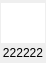
<?xml version="1.0" encoding="UTF-8"?>
<ui version="4.0">
 <class>WiLibCp</class>
 <widget class="QWidget" name="WiLibCp">
  <property name="geometry">
   <rect>
    <x>0</x>
    <y>0</y>
    <width>46</width>
    <height>62</height>
   </rect>
  </property>
  <property name="windowTitle">
   <string>Form</string>
  </property>
  <layout class="QVBoxLayout" name="verticalLayout" stretch="1,0">
   <property name="spacing">
    <number>3</number>
   </property>
   <property name="leftMargin">
    <number>1</number>
   </property>
   <property name="topMargin">
    <number>3</number>
   </property>
   <property name="rightMargin">
    <number>1</number>
   </property>
   <property name="bottomMargin">
    <number>3</number>
   </property>
   <item>
    <widget class="WiCpImage" name="wiImage" native="true">
     <property name="minimumSize">
      <size>
       <width>40</width>
       <height>40</height>
      </size>
     </property>
     <property name="styleSheet">
      <string notr="true">#wiImage {
  background-color: palette(base);
}</string>
     </property>
    </widget>
   </item>
   <item>
    <widget class="QLabel" name="lbCode">
     <property name="mouseTracking">
      <bool>true</bool>
     </property>
     <property name="text">
      <string>222222</string>
     </property>
     <property name="alignment">
      <set>Qt::AlignCenter</set>
     </property>
    </widget>
   </item>
  </layout>
 </widget>
 <customwidgets>
  <customwidget>
   <class>WiCpImage</class>
   <extends>QWidget</extends>
   <header>WiLibCp.h</header>
   <container>1</container>
  </customwidget>
 </customwidgets>
 <resources/>
 <connections/>
</ui>
